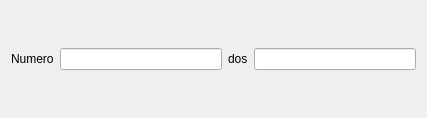
<?xml version="1.0" encoding="UTF-8"?>
<ui version="4.0">
 <class>BaseWidgets::Internal::BaseFormWidget</class>
 <widget class="QWidget" name="BaseWidgets::Internal::BaseFormWidget">
  <property name="geometry">
   <rect>
    <x>0</x>
    <y>0</y>
    <width>427</width>
    <height>118</height>
   </rect>
  </property>
  <property name="windowTitle">
   <string/>
  </property>
  <layout class="QGridLayout" name="gridLayout">
   <item row="0" column="1">
    <widget class="QLineEdit" name="numEdit"/>
   </item>
   <item row="0" column="3">
    <widget class="QLabel" name="dosLabel">
     <property name="text">
      <string>dos</string>
     </property>
    </widget>
   </item>
   <item row="0" column="4">
    <widget class="QLineEdit" name="dosEdit"/>
   </item>
   <item row="0" column="0">
    <widget class="QLabel" name="numLabel">
     <property name="text">
      <string>Numero</string>
     </property>
    </widget>
   </item>
  </layout>
 </widget>
 <tabstops>
  <tabstop>numEdit</tabstop>
  <tabstop>dosEdit</tabstop>
 </tabstops>
 <resources/>
 <connections/>
</ui>
